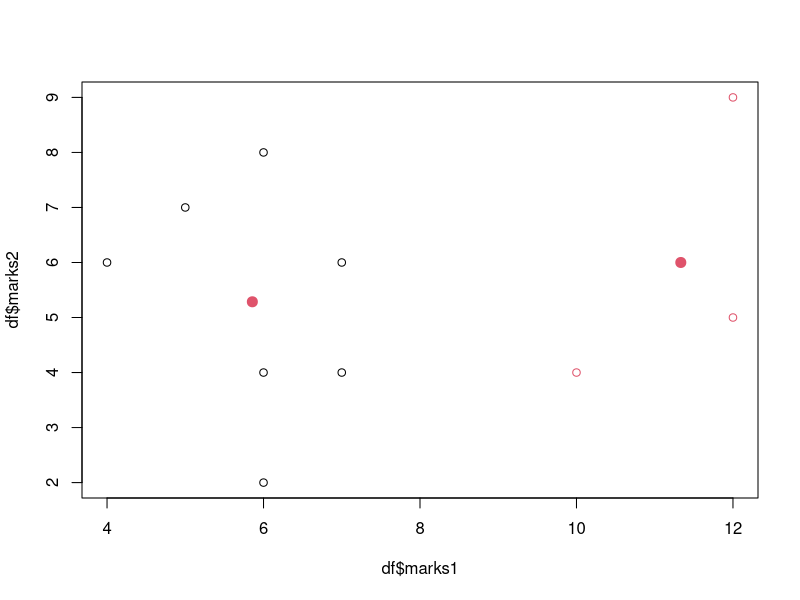

Reproduce this figure in R.

marks1 = ceiling(rnorm(10, 6,2))
marks2 = ceiling(rnorm(10, 5,2))
df= data.frame(marks1,marks2)
km=kmeans(df, centers=2)
km$cluster
df2=cbind(df,cluster=km$cluster)
df2[order(df2$cluster),]
plot(df$marks1, df$marks2,col=km$cluster)

points(km$centers,pch=20, cex=2, col=km$cluster)
